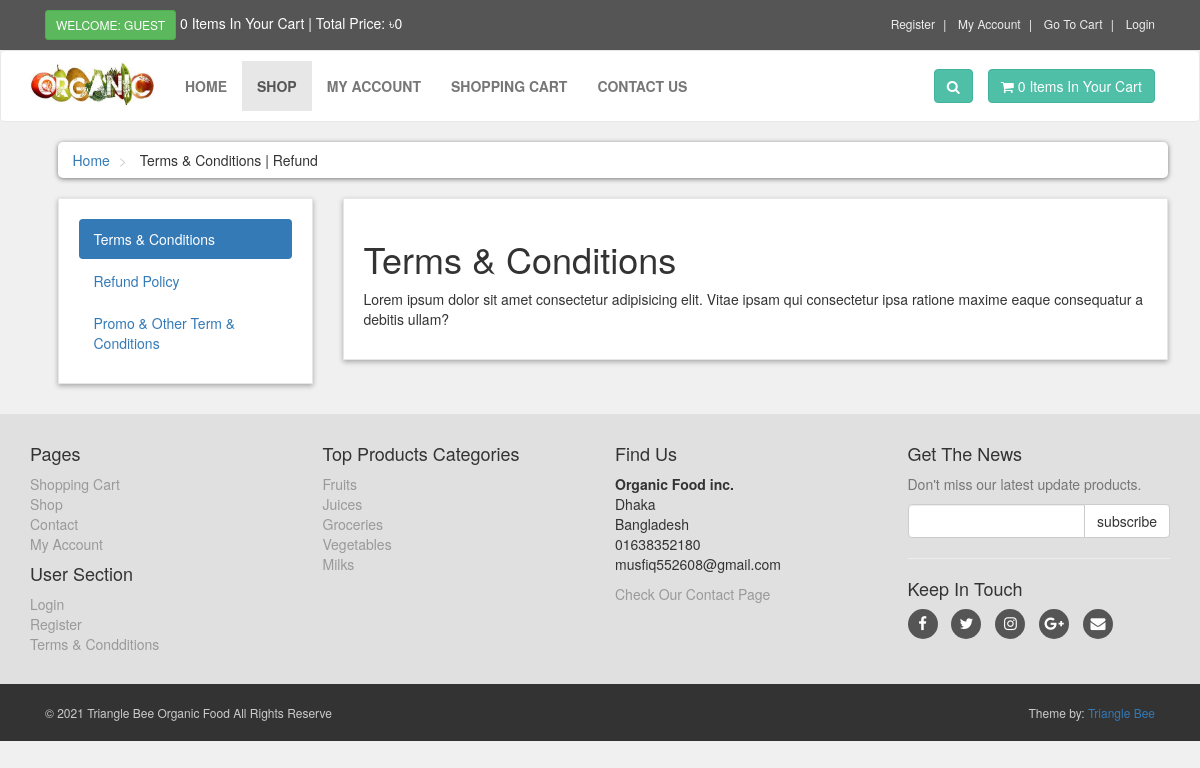
Page /terms.php on the committed database.
### tables this page shows
CREATE TABLE `terms` (
  `term_id` int(10) NOT NULL,
  `term_title` varchar(100) NOT NULL,
  `term_link` varchar(100) NOT NULL,
  `term_desc` text NOT NULL
);

CREATE TABLE `product_categories` (
  `p_cat_id` int(10) NOT NULL,
  `p_cat_title` text NOT NULL,
  `p_cat_top` text NOT NULL,
  `p_cat_image` text NOT NULL
);

### terms.php (the view, shortened to what this page needs)
<?php
    include("includes/header.php");
?>
   <div id="content">
       <div class="container">
           <div class="col-md-12">
               <ul class="breadcrumb">
                   <li>
                       <a href="index.php">Home</a>
                   </li>
                   <li>
                       Terms & Conditions | Refund
                   </li>
               </ul>
           </div>
           <div class="col-md-3">
                <div class="box">
                    <ul class="nav nav-pills nav-stacked">
                        <?php
                            $get_terms = "select * from terms Limit 0,1";
                            $run_terms = mysqli_query($con,$get_terms);
                            while($row_terms=mysqli_fetch_array($run_terms)){
                                $term_title = $row_terms['term_title'];
                                $term_link = $row_terms['term_link'];
                        ?>
                        <li class="active">
                            <a data-toggle="pill" href="<?php echo $term_link; ?>">
                                <?php echo $term_title; ?>
                            </a>
                        </li>
                        <?php } ?>
                        <?php
                            $count_terms = "select * from terms";
                            $run_count_terms = mysqli_query($con,$count_terms);
                            $count = mysqli_num_rows($run_count_terms);
                            $get_terms = "select * from terms LIMIT 1,$count";
                            $run_terms = mysqli_query($con,$get_terms);
                            while($row_terms = mysqli_fetch_array($run_terms)){
                                $term_title = $row_terms['term_title'];
                                $term_link = $row_terms['term_link'];
                        ?>
                        <li>
                                <a data-toggle="pill" href="#<?php echo $term_link; ?>">
                                    <?php echo $term_title; ?>
                                </a>
                        </li>
                        <?php } ?>
                    </ul>
                </div>
           </div>
           <div class="col-md-9">
               <div class="box">
                   <div class="tab-content">
                        <?php
                            $get_terms = "select * from terms LIMIT 0,1";
                            $run_terms = mysqli_query($con,$get_terms);
                            while($row_terms=mysqli_fetch_array($run_terms)){
                                $term_title = $row_terms['term_title'];
                                $term_desc = $row_terms['term_desc'];
                                $term_link = $row_terms['term_link'];
                        ?>
                        <div id="<?php echo $term_link; ?>" class="tab-pane fade in active">
                            <h1 class="tabTitle"><?php echo $term_title; ?></h1>
                            <p class="tabDesc"><?php echo $term_desc; ?></p>
                        </div>
                        <?php  } ?>
                   </div>
               </div>
           </div>
       </div>
   </div>
   <?php
    include("includes/footer.php");
    ?>
</body>
</html>

### includes/footer.php (shortened to what this page needs)
<div id="footer">
    <div class="container">
        <div class="row">
            <div class="col-sm-6 col-md-3">
                <h4>Pages</h4>
                <ul>
                    <li><a href="cart.php">Shopping Cart</a></li>
                    <li><a href="shop.php">Shop</a></li>
                    <li><a href="contact.php">Contact</a></li>
                    <li>
                    <?php
                            if(!isset($_SESSION['customer_email'])){
                                echo "<a href='checkout.php'> My Account</a>";
                            }else{
                                echo "<a href='customer/my_account.php?my_orders'> My Account</a>";
                            }
                           ?>
                    </li>
                </ul>
                <h4>User Section</h4>
                <ul>
                    <?php
                        if(!isset($_SESSION['customer_email'])){
                            echo "<a href='checkout.php'> Login </a>";
                        }else{
                            echo "<a href='customer/my_account.php?my_orders'> My Account</a>";
                        }
                    ?>
                    <li><a href="customer_register.php">Register</a></li>
                    <li><a href="terms.php">Terms & Condditions</a></li>
                </ul>
            </div>
            <div class="com-sm-6 col-md-3">
                <h4>Top Products Categories</h4>
                <ul>
                    <?php
                        $get_p_cats = "select * from product_categories";
                        $run_p_cats = mysqli_query($con,$get_p_cats);
                        while($row_p_cats=mysqli_fetch_array($run_p_cats)){
                            $p_cat_id = $row_p_cats['p_cat_id'];
                            $p_cat_title = $row_p_cats['p_cat_title'];
                            echo "
                                <li>
                                    <a href='shop.php?p_cat=$p_cat_id'>
                                        $p_cat_title
                                    </a>
                                </li>
                            ";
                        }
                    ?>
                </ul>
            </div>
            <div class="col-sm-6 col-md-3">
                <h4>
                    Find Us
                </h4>
                <p>
                    <Strong>Organic Food inc.</Strong>
                    <br>Dhaka
                    <br>Bangladesh
                    <br>01638352180
                    <br>musfiq552608@gmail.com
                </p>
                <a href="contact.php">Check Our Contact Page</a>
            </div>
            <div class="col-sm-6 col-md-3">
                <h4>Get The News</h4>
                <p class="text-muted">
                    Don't miss our latest update products.
                </p>
                <form action="get" method="post">
                    <div class="input-group">
                        <input type="text" class="form-control" name="email">
                        <span class="input-group-btn">
                            <input type="submit" value="subscribe" class="btn btn-default">
                        </span>
                    </div>
                </form>
                <hr>
                <h4>Keep In Touch</h4>
                <p class="social">
                    <a href="" class="fa fa-facebook"></a>
                    <a href="" class="fa fa-twitter"></a>
                    <a href="" class="fa fa-instagram"></a>
                    <a href="" class="fa fa-google-plus"></a>
                    <a href="" class="fa fa-envelope"></a></p>
            </div>
        </div>
    </div>
</div>
<div id="copyright">
    <div class="container">
        <div class="col-md-6">
            <p class="pull-left">
                &copy; 2021 Triangle Bee Organic Food All Rights Reserve
            </p>
        </div>
        <div class="col-md-6">
            <p class="pull-right">
                Theme by: <a href="#">Triangle Bee</a>
            </p>
        </div>
    </div>
</div>

### styles/style.css (style rules this page uses)
body { font-size: 14px; line-height: 1.42857143; color: #333333; background: #f0f0f0; overflow-x: hidden; }
.box { background: #ffffff; margin: 0 0 30px; border: solid 1px #e6e6e6; box-sizing: border-box; padding: 20px; box-shadow: 0px 2px 5px rgba(0, 0, 0, .3); }
#content { padding-left: 25px; }
.breadcrumb { padding: 8px 15px; margin-bottom: 20px; background: #ffffff; border-radius: 5px; box-shadow: 0px 1px 5px rgba(0, 0, 0, .5); }
.breadcrumb>li+li:before { content: ">\00a0"; color: #cccccc; }
#footer { background: #e0e0e0; padding: 20px 0; }
#footer a { color: #999999; padding: 10px 0; text-decoration: none; }
#footer ul { list-style: none; padding: 0px; }
#footer .social { text-align: left; }
#footer .social a { margin: 0px 10px 0px 0px; display: inline-block; color: #ffffff; width: 30px; height: 30px; border-radius: 15px; line-height: 10px; font-size: 15px; text-align: center; vertical-align: bottom; background: #555555; text-decoration: none; }
#copyright { background: #333333; color: #cccccc; padding: 20px 0; font-size: 12px; }
#copyright p { margin: 0px; }

### rows in the picture
terms: term_title "Terms & Conditions", term_desc "Lorem ipsum dolor sit amet consectetur adipisicing elit. Vitae ipsam qui consectetur ipsa ratione maxime eaque consequatur a debitis ullam?"
terms: term_title "Refund Policy"
terms: term_title "Promo & Other Term & Conditions"
product_categories: p_cat_title "Fruits"
product_categories: p_cat_title "Juices"
product_categories: p_cat_title "Groceries"
product_categories: p_cat_title "Vegetables"
product_categories: p_cat_title "Milks"

### other values in the picture
$count_items "0 0"
$total "0"
